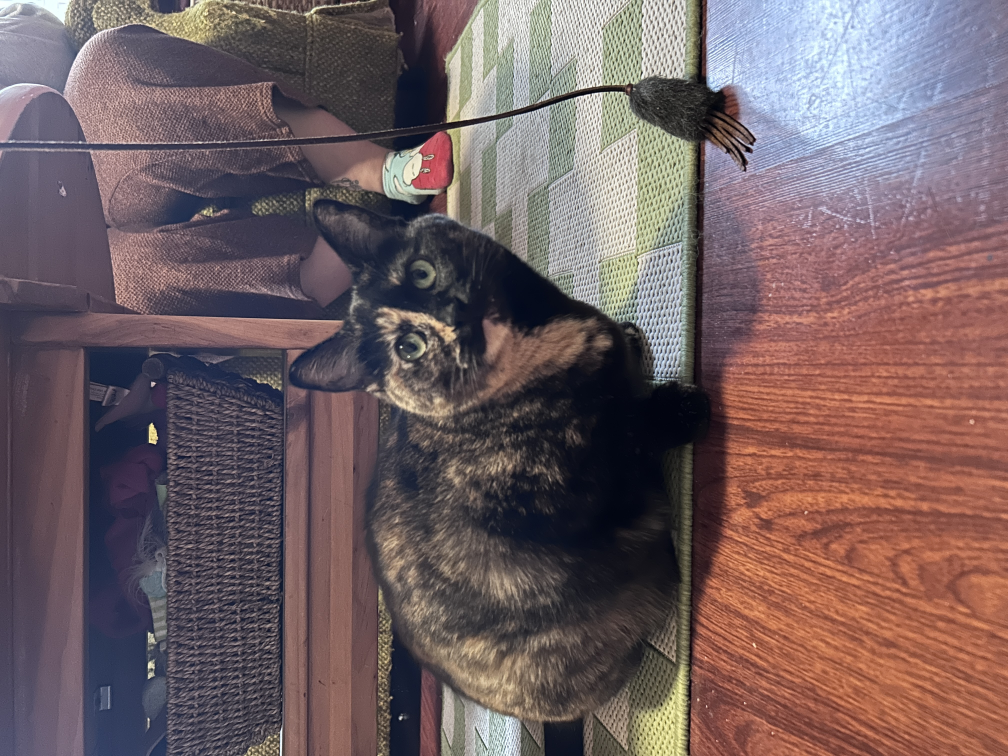
#> input picture applecat.JPG, 4032 x 3024 px (shown at 1/4 size)
$ python demo-final.py
#> lines starting #> are read from the running program, lines starting #| are printed output that depends on the picture
import open3d as o3d
import numpy as np
from PIL import Image

DOWNSAMPLE_FACTOR = 4   # constant factor to downsize image
MAX_POINTS = 50000  # constant number of max pixels/points to traverse from the image

def create_color_palette_with_octree(image_path, max_depth):
    """Takes an image path and max tree depth to create an octree and use it to develop
    a color palette based on the averages of the pixel colors within the image."""
#> called with image_path = 'applecat.JPG', max_depth = 5

    img = Image.open(image_path).convert('RGB') # load image and convert to rgb
#> img is the input picture: PIL image 4032x3024 RGB; mean R, G, B 114.2, 95.8, 98.3

    if DOWNSAMPLE_FACTOR > 1:   # downsize the image to decrease runtime
        new_size = (img.width // DOWNSAMPLE_FACTOR, img.height // DOWNSAMPLE_FACTOR)
#> new_size = (1008, 756)
        img = img.resize(new_size, Image.LANCZOS)
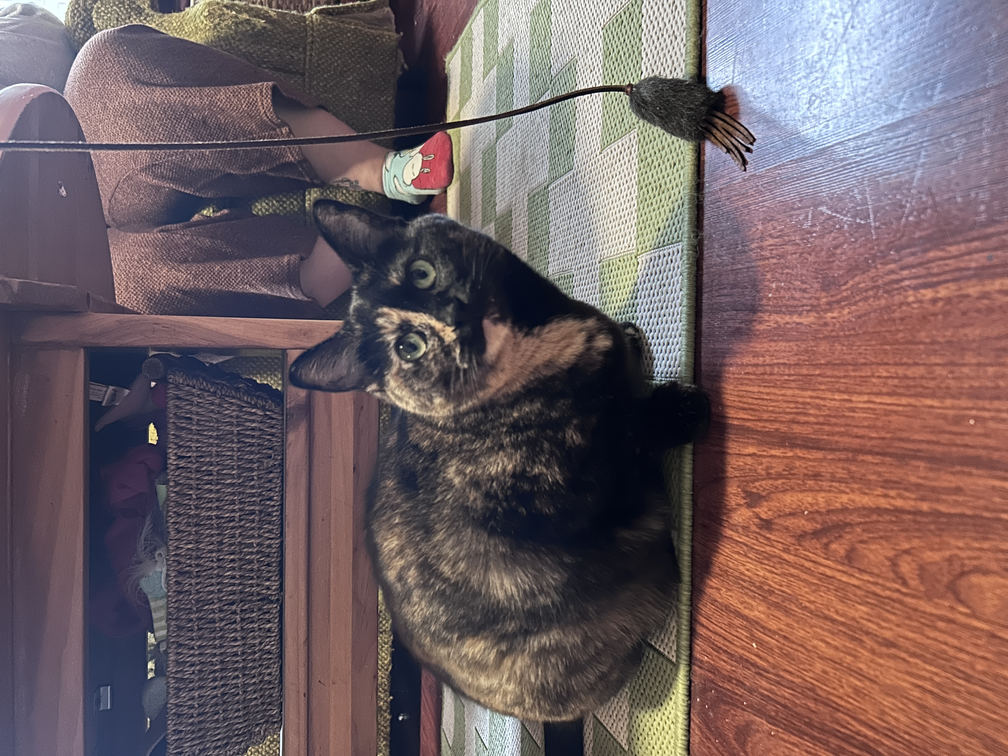
#> img: PIL image 1008x756 RGB; mean R, G, B 114.2, 95.8, 98.3

    img_np = np.array(img) / 255.0 # normalize for open3d color representation
    points = img_np.reshape(-1, 3)  # reshape pixels into an nx3 array --- n points & 3 color channels

    if len(points) > MAX_POINTS:    # downsizeimage to decrease runtime
        indices = np.random.choice(len(points), MAX_POINTS, replace = False)
        points = points[indices]

    pcd = o3d.geometry.PointCloud() # create a point cloud
    pcd.points = o3d.utility.Vector3dVector(points)
    pcd.colors = o3d.utility.Vector3dVector(points) # use colors as points for octree

    octree = o3d.geometry.Octree(max_depth=max_depth)   # build an octree object
    octree.convert_from_point_cloud(pcd, size_expand=0.01)  # convert from pointcloud

    palette_colors = []
    visited_nodes = set()   # creates placeholder to store visited nodes in following loop

    for point in points:  # loops through sampled points
        leaf_node, node_info = octree.locate_leaf_node(point)   # finds a leaf node
        node_id = id(leaf_node)  # use object id to track uniqueness

        if node_id not in visited_nodes:    # the point here represents the color
            palette_colors.append(tuple(point * 255))  # convert back to 0-255
            visited_nodes.add(node_id)
#> this loop made 1 pass
#> point on pass 1: [0.624, 0.369, 0.302]
#> after the loop, palette_colors = []; visited_nodes = 0 items

    unique_colors = list(dict.fromkeys(palette_colors)) # remove duplicates while preserving order

    return unique_colors


if __name__ == '__main__':
#> (the run stopped early here; a loop or call above may not have finished)
